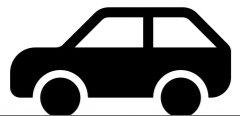
//> input picture car_task11/car_img.png, 240 x 116 px, given in place of the camera
$ ./mc05   (built with g++ and OpenCV 4)
//> lines starting //> are read from the running program, lines starting //| are printed output that depends on the picture
//コンパイルコマンド　g++ mc05.cpp -std=c++11 `pkg-config --cflags --libs opencv4` && ./a.out
#include <iostream>  //入出力関連ヘッダ
#include <opencv2/opencv.hpp>  //OpenCV関連ヘッダ
// #include "../Histogram.h"

//関数マクロ
#define toRad(x) (x*CV_PI/180.0)
#define toDeg(x) (x*180.0/CV_PI)

void applyLUT(cv::Mat src, cv::Mat &dst, std::vector<int> LUT)
{
	for(int j=0; j<src.rows; j++){
		for(int i=0; i<src.cols; i++){
			unsigned char x = src.at<unsigned char>(j,i);
			dst.at<unsigned char>(j,i) = LUT[x];
		}
	}
}

void applyLUT(cv::Mat src, cv::Mat &dst, std::vector<int> LUT0, std::vector<int> LUT1, std::vector<int> LUT2)
{
	if(src.channels() != 3 || dst.channels() != 3){
		printf("src&dst must be a color image!\n");
		return;
	}
	for(int j=0; j<src.rows; j++){
		for(int i=0; i<src.cols; i++){
			cv::Vec3b x = src.at<cv::Vec3b>(j,i);
			x[0] = LUT0[x[0]];
			x[1] = LUT1[x[1]];
			x[2] = LUT2[x[2]];
			dst.at<cv::Vec3b>(j,i) = x;
		}
	}
}


int main (int argc, const char* argv[])
{
    //内蔵カメラからビデオキャプチャ"capture"生成
    cv::VideoCapture capture(0);  //"water.mov"にすればムービーファイルから映像を取り込む
    //キャプチャできたかチェック
    if (capture.isOpened()==0) {
        printf("Camera not found\n");
        return -1;
    }

    //フレーム格納用画像
    cv::Mat frameImage;
	//ウィンドウの生成
	cv::namedWindow("Frame");

    //ビデオキャプチャから1フレーム取り出し
    capture >> frameImage;
//> frameImage is the input picture: 116 rows x 240 cols, CV_8UC3; mean B, G, R 134, 134, 134
	//画像サイズの縮小
	cv::resize(frameImage, frameImage, cv::Size(), 0.5, 0.5);
//> frameImage: 58 rows x 120 cols, CV_8UC3
//	cv::resize(frameImage, frameImage, cv::Size(frameImage.cols/2, frameImage.rows/2));

	//処理結果画像
	cv::Mat grayImage = cv::Mat(frameImage.size(), CV_8UC1);
	cv::Mat negaImage = cv::Mat(frameImage.size(), CV_8UC1);
	cv::Mat transImage = cv::Mat(frameImage.size(), CV_8UC1);
	cv::Mat embossImage = cv::Mat(frameImage.size(), CV_8UC1);
	cv::Mat trajectoryImage = cv::Mat(frameImage.size(), CV_8UC3);
	cv::Mat resultImage = cv::Mat(frameImage.size(), CV_8UC3);
    cv::Mat grayColorImage = cv::Mat(frameImage.size(), CV_8UC3);
    cv::Mat hsvImage = cv::Mat(frameImage.size(), CV_8UC3);
    cv::Mat prevImage = cv::Mat(frameImage.size(), CV_8UC3);

	//ウィンドウの生成
	cv::namedWindow("Negaposi");
	cv::moveWindow("Negaposi", frameImage.cols, 0);
	cv::namedWindow("Translation");
	cv::moveWindow("Translation", 0, frameImage.rows);
	cv::namedWindow("Result");
	cv::moveWindow("Result", frameImage.cols, frameImage.rows);

	//LUTテーブルの用意
	std::vector<int> LUT(256), LUT2X(256), LUTgamma(256), LUTsigmoid(256), LUTnega(256), LUTcontrast(256), LUT_B(256), LUT_G(256), LUT_R(256), LUT_H(256), LUT_S(256), LUT_V(256);

	//y=2xのトーンカーブ
	int y;
	for(int x=0; x<LUT.size(); x++){
		//x:x
		//y:LUT[x]
		//LUT2X y=2x
		y = 2*x;
		if(y > 255) y = 255;
		if(y < 0) y = 0;
		LUT2X[x] = y;
		//LUTgamma y=255*(x/255)^(1/r) r = 2
		double r = 2.0;
		y = (int)255*pow((x/255.0), 1/r);
		if(y > 255) y = 255;
		if(y < 0) y = 0;
		LUTgamma[x] = y;
		//LUTsigmoid y=1/(1+e^(-a(x-x0)*256)
		double a = 0.02;
		int x0 = 127;
		y = (int)(1.0/(1.0+exp(-a*(x-x0)))*256);
		if(y > 255) y = 255;
		if(y < 0) y = 0;
		LUTsigmoid[x] = y;
		//LUTnega y=255-x
		y = 255-x;
		if(y > 255) y = 255;
		if(y < 0) y = 0;
		LUTnega[x] = y;

        // LUTcontrast y = 2*x-128
        y = 2*x - 128;
        if(y>255)y=255;
        if(y<0)y=0;
        LUTcontrast[x]=y;

        //擬似カラー
        //B
        y = -4*x + 512;
        if(y>255)y=255;
        if(y<0)y=0;
        LUT_B[x] = y;

        //G
        if(x<64){
            y=4*x;
        }else if(64<=x && x<192){
            y = 255;
        }else{
            y = -4*x + 1024;
        }
        LUT_G[x] = y;

        //R
        y = 4*x - 512;
        if(y>255)y=255;
        if(y<0)y=0;
        LUT_R[x]=y;

        //古い写真風
        LUT_H[x]=x;
        LUT_S[x]=x/2;
        LUT_V[x]=x/1.5;
	}

	//グレースケールに変換
	cv::cvtColor(frameImage, grayImage, cv::COLOR_BGR2GRAY);

	applyLUT(grayImage, negaImage, LUTnega);
//> after the loop in applyLUT, `for(int j=0; j<src.rows; j++)`:
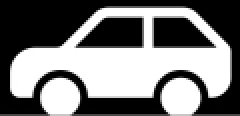
//> dst: 58 rows x 120 cols, CV_8UC1 (shown 2 times larger); min 0, max 255, mean 120.9

    prevImage = frameImage.clone();

    int cnt = 0;

	while(1){
        cnt+=8;
		capture >> frameImage;
		cv::resize(frameImage, frameImage, cv::Size(), 0.5, 0.5);

		//グレースケールに変換
		cv::cvtColor(frameImage, grayImage, cv::COLOR_BGR2GRAY);
        cv::cvtColor(grayImage, grayColorImage, cv::COLOR_GRAY2BGR);
        cv::cvtColor(frameImage, hsvImage, cv::COLOR_BGR2HSV);
//> hsvImage: 58 rows x 120 cols, CV_8UC3; mean H, S, V 0.4, 0, 134.1

		//トーンカーブによる変換
		applyLUT(grayImage, negaImage, LUTnega);
        applyLUT(grayColorImage, resultImage, LUT_B, LUT_G, LUT_R);
//> after the loop in applyLUT, `for(int j=0; j<src.rows; j++)`:
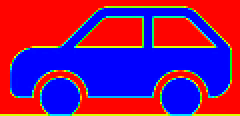
//> dst: 58 rows x 120 cols, CV_8UC3 (shown 2 times larger); mean B, G, R 117.1, 24.4, 131.7
        applyLUT(frameImage, resultImage, LUTcontrast, LUTcontrast, LUTcontrast);
//> after the loop in applyLUT (call 2), `for(int j=0; j<src.rows; j++)`:
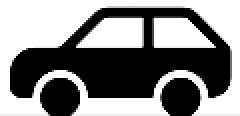
//> dst: 58 rows x 120 cols, CV_8UC3 (shown 2 times larger); min 0, max 255, mean 134.8
        applyLUT(hsvImage, resultImage, LUT_H, LUT_S, LUT_V);
//> after the loop in applyLUT (call 3), `for(int j=0; j<src.rows; j++)`:
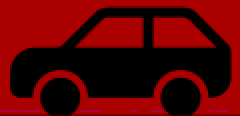
//> dst: 58 rows x 120 cols, CV_8UC3 (shown 2 times larger); mean B, G, R 0.4, 0, 89.3
        cv::cvtColor(resultImage, resultImage, cv::COLOR_HSV2BGR);
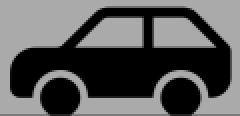
//> resultImage: 58 rows x 120 cols, CV_8UC3 (shown 2 times larger); mean B, G, R 89.3, 89.3, 89.3
        cv::addWeighted(prevImage, 0.5, frameImage, 0.5, 0, resultImage);

        // 並行移動
        for(int j=0; j<negaImage.rows; j++){
            for(int i=0; i<negaImage.cols; i++){
                if(i < negaImage.cols-3 && j < negaImage.rows-3){
                    unsigned char x = negaImage.at<unsigned char>(j,i);
                    transImage.at<unsigned char>(j+3,i+3) = x;
                }
            }
        }
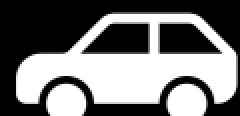
//> transImage: 58 rows x 120 cols, CV_8UC1 (shown 2 times larger); min 0, max 255, mean 117.3
        //足し合わせ
        cv::addWeighted(grayImage, 1, transImage, 1, -128, embossImage);
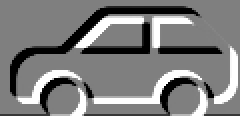
//> embossImage: 58 rows x 120 cols, CV_8UC1 (shown 2 times larger); min 0, max 255, mean 124.6
		cv::addWeighted()

		//画像表示
		cv::imshow("Frame", frameImage);
//> (this line was passed over: a library is not available in this run)
		cv::imshow("Negaposi", grayImage);
		cv::imshow("Translation", embossImage);
		cv::imshow("Result", resultImage);

        if(cnt%10){
            prevImage = frameImage.clone();
        }

		char key = cv::waitKey(10);
//> the 'q' key is pressed
		if(key == 'q' || key == 'Q') break;
	}

    //キー入力待ち
//    cv::waitKey(0);
    return 0;
}
